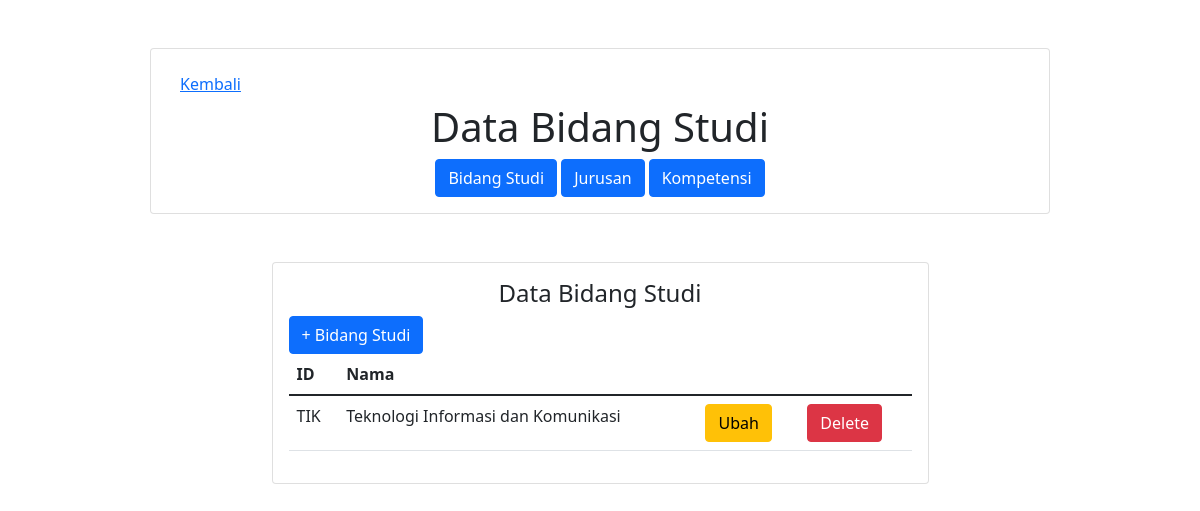
Screenshot of /bidangstudi/listbidangstudi.php with the database file from the repository.
### tables this page shows
CREATE TABLE `bidangStudi` (
  `kodeBidangStudi` varchar(8) NOT NULL,
  `namaBidangStudi` varchar(50) NOT NULL
);

### bidangstudi/listbidangstudi.php (the view, shortened to what this page needs)
<?php
include '../conn.php';
$sch = mysqli_query($conn,'SELECT * FROM bidangStudi');
?>
<!DOCTYPE html>
<head>
    <link href="https://cdn.jsdelivr.net/npm/bootstrap@5.1.3/dist/css/bootstrap.min.css" rel="stylesheet">
</head>
<body>
<div class="col-sm-9 mx-auto">
            <div class="card card-register my-5 card-body">
            <div>
            <a class="btn btn-link" href="../index.php">Kembali</a>
            </div>
                <div class="text-center">
                    <h1>Data Bidang Studi</h1>
                    <a  class="btn btn-primary" href="">Bidang Studi</a>
                    <a  class="btn btn-primary" href="../jurusan/listjurusan.php">Jurusan</a>
                    <a href="../kompetensi/listkompetensi.php" class="btn btn-primary">Kompetensi</a>
            </div>
        </div>
    <div class="container">
        <div class="col-sm-9  mx-auto">
            <div class="card card-register my-5 card-body">
                <h4 class="text-center"> Data Bidang Studi</h4>
                <div>
                <a class="btn btn-primary" href="bidangstudi.php">+ Bidang Studi</a>
                </div>
                <table class="table">
                    <thead>
                        <tr>
                            <th scope="col">ID</th>
                            <th scope="col">Nama </th>
                        </tr>
                    </thead>
                    <tbody>
                    <?php
                        if(mysqli_num_rows($sch)>0) {
                            while($data=mysqli_fetch_array($sch)){
                                echo ("
                                <tr>
                                <td style: 'text-align : center'>".$data['kodeBidangStudi']."</td>
                                <td style: 'text-align : center'>".$data['namaBidangStudi']."</td>
                                <td><a href='update_bidangstudi.php?idbidang=".$data['kodeBidangStudi']."' class='btn btn-warning'> Ubah </a> </td>
                                <td><a href='delete_bidangstudi.php?idbidang=".$data['kodeBidangStudi']."' class='btn btn-danger'> Delete </a> </td>
                                ");
                            }} ?>
                    </tbody>
                </table>
            </div>
        </div>
    </div>
</body>
</html>

### rows the page displays
bidangstudi: kodeBidangStudi "TIK", namaBidangStudi "Teknologi Informasi dan Komunikasi"
